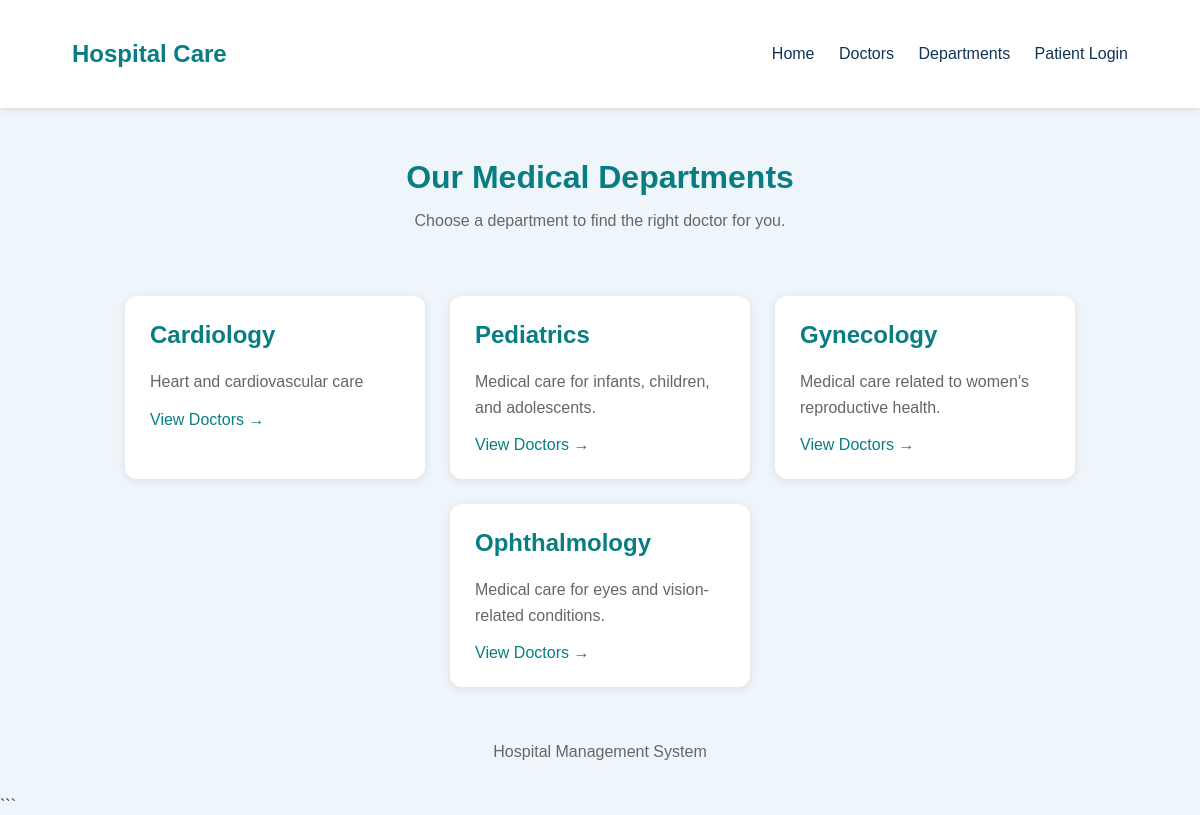
Page /categories/ on the committed database.
### hospital/models.py (models this page shows, shortened)
class Category(models.Model):
    name = models.CharField(max_length=100)
    description = models.TextField()
    created_at = models.DateTimeField(auto_now_add=True)

### hospital/views.py (the view)
# urls.py: path("categories/", views.category_list, name="category_list"),
def category_list(request):
    categories = Category.objects.all()
    return render(request, "categories.html", {"categories": categories})

### hospital/templates/categories.html (shortened to what this page needs)
{% load static %}
<!DOCTYPE html>
<html>
<head>
</head>
<body>
    <nav>
        <h2>Hospital Care</h2>
        <div>
            <a href="{% url 'home' %}">Home</a>
            <a href="{% url 'doctor_list' %}">Doctors</a>
            <a href="{% url 'category_list' %}">Departments</a>
            <a href="{% url 'patient_login' %}">Patient Login</a>
        </div>
    </nav>
    <div class="heading">
        <h1>Our Medical Departments</h1>
        <p>Choose a department to find the right doctor for you.</p>
    </div>
    <div class="category-list">
        {% for category in categories %}
            <div class="category-card">
                <h2>
                    <a href="{% url 'category_doctors' category.id %}">
                        {{ category.name }}
                    </a>
                </h2>
                <p>{{ category.description }}</p>
                <a href="{% url 'category_doctors' category.id %}">
                    View Doctors &rarr;
                </a>
            </div>
        {% empty %}
            <p>No categories available.</p>
        {% endfor %}
    </div>
    <footer>
        <p>Hospital Management System</p>
    </footer>
</body>
</html>

### hospital/templates/categories.html (style rules this page uses)
body { margin: 0; font-family: Arial, sans-serif; background: #eef6fc; color: #123456; }
nav { background: white; padding: 20px 6%; display: flex; justify-content: space-between; align-items: center; box-shadow: 0 2px 5px #ddd; }
nav h2 { color: #087e83; }
nav a { text-decoration: none; color: #123456; margin-left: 20px; }
.heading { text-align: center; padding: 30px 15px; }
.heading h1 { color: #087e83; margin-bottom: 10px; }
.heading p { color: #666; }
.category-list { display: flex; flex-wrap: wrap; justify-content: center; gap: 25px; padding: 20px; }
.category-card { width: 250px; background: white; padding: 25px; border-radius: 12px; box-shadow: 0 2px 8px #ddd; }
.category-card h2 { margin-top: 0; }
.category-card a { color: #087e83; text-decoration: none; }
.category-card p { color: #666; line-height: 1.6; }
footer { text-align: center; padding: 20px; color: #666; }

### rows in the picture
Category: name "Cardiology", description "Heart and cardiovascular care"
Category: name "Pediatrics", description "Medical care for infants, children, and adolescents."
Category: name "Gynecology", description "Medical care related to women's reproductive health."
Category: name "Ophthalmology", description "Medical care for eyes and vision-related conditions."
